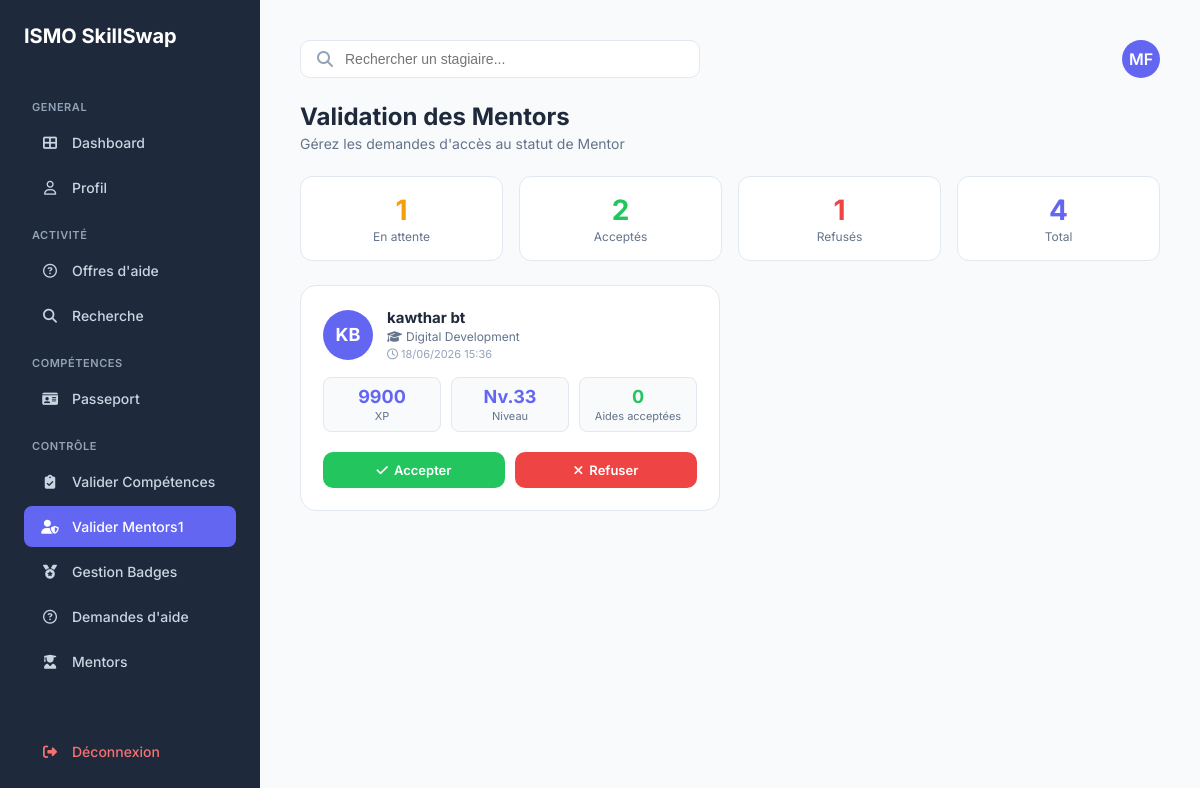
The page /validation_mentors.php (signed in) on the database its author committed.
### tables this page shows
CREATE TABLE `utilisateur` (
  `id_utilisateur` int NOT NULL,
  `nom_uti` varchar(50) DEFAULT NULL,
  `prenom_uti` varchar(50) DEFAULT NULL,
  `email_uti` varchar(100) DEFAULT NULL,
  `pwd_uti` varchar(255) DEFAULT NULL,
  `role` enum('stagiaire','formateur','admin') DEFAULT NULL,
  `photo` varchar(255) DEFAULT 'default.png',
  `is_verified` tinyint(1) DEFAULT '0'
);

CREATE TABLE `demande_mentorat` (
  `id_demande_m` int NOT NULL,
  `id_stagiaire` int NOT NULL,
  `statut` enum('en_attente','valide','refuse') NOT NULL DEFAULT 'en_attente',
  `date_demande` timestamp NULL DEFAULT CURRENT_TIMESTAMP,
  `message_demande` varchar(200) NOT NULL
);

CREATE TABLE `stagiaire` (
  `id_utilisateur` int NOT NULL,
  `cef` varchar(50) DEFAULT NULL,
  `filiere` varchar(50) DEFAULT NULL,
  `score_global` int DEFAULT '0',
  `disponibilite` tinyint(1) DEFAULT '1',
  `id_passeport` int DEFAULT NULL
);

### validation_mentors.php (the view, shortened to what this page needs)
<?php
require_once 'config.php';
$statMentorsPend= $pdo->query("SELECT COUNT(*) FROM demande_mentorat WHERE statut = 'en_attente' AND (message_demande IS NULL OR message_demande = '')")->fetchColumn();
$userId = $_SESSION['user_id'];
$user_role = $_SESSION['user_role'];
$queryUser = $pdo->prepare("SELECT prenom_uti, nom_uti FROM utilisateur WHERE id_utilisateur = ?");
$queryUser->execute([$userId]);
$user     = $queryUser->fetch();
$initials = $user ? strtoupper(substr($user['prenom_uti'], 0, 1) . substr($user['nom_uti'], 0, 1)) : "FR";
$stmtStats = $pdo->query("SELECT statut, COUNT(*) as nb FROM demande_mentorat WHERE message_demande IS NULL OR message_demande = '' GROUP BY statut");
$stats_raw = $stmtStats->fetchAll(PDO::FETCH_ASSOC);
$stats = ['en_attente' => 0, 'valide' => 0, 'refuse' => 0];
foreach ($stats_raw as $s) { $stats[$s['statut']] = $s['nb']; }
$queryRequests = $pdo->query(
    "SELECT
        d.id_demande_m,
        d.message_demande,
        d.date_demande,
        u.id_utilisateur,
        u.nom_uti,
        u.prenom_uti,
        s.score_global,
        s.filiere,
        (SELECT COUNT(*) FROM reponses_aide r WHERE r.id_aidant = u.id_utilisateur AND r.statut = 'accepte') AS total_aides
     FROM demande_mentorat d
     INNER JOIN utilisateur u ON d.id_stagiaire = u.id_utilisateur
     INNER JOIN stagiaire   s ON u.id_utilisateur = s.id_utilisateur
     WHERE d.statut = 'en_attente' AND (d.message_demande IS NULL OR d.message_demande = '')
     ORDER BY d.date_demande ASC"
);
$mentor_requests = $queryRequests->fetchAll(PDO::FETCH_ASSOC);
$dashboard_link = "dashboard.php";
if ($user_role === 'formateur')                                    { $dashboard_link = "dashboard_formateur.php"; }
elseif (in_array($user_role, ['administrateur', 'admin']))         { $dashboard_link = "dashboard_admin.php"; }
?>
<!DOCTYPE html>
<html lang="fr">
<head>
    <link rel="stylesheet" href="https://cdnjs.cloudflare.com/ajax/libs/font-awesome/6.4.0/css/all.min.css">
</head>
<body>
<aside class="sidebar">
    <h1>ISMO SkillSwap</h1>
    <p class="menu-title">GENERAL</p>
    <nav>
        <a href="<?php echo $dashboard_link; ?>" class="menu-item"><i class="fas fa-th-large"></i> <span>Dashboard</span></a>
        <a href="profil.php" class="menu-item "><i class="far fa-user"></i> <span>Profil</span></a>
        <?php if (in_array($user_role, ['stagiaire', 'formateur'])): ?>
        <p class="menu-title">ACTIVITÉ</p>
        <a href="demandes_aide.php" class="menu-item"><i class="far fa-question-circle"></i>
            <span><?php echo $user_role === 'formateur' ? "Offres d'aide" : "Demandes d'aide"; ?></span>
        </a>
        <a href="recherche.php" class="menu-item"><i class="fas fa-search"></i> <span>Recherche</span></a>
        <p class="menu-title">COMPÉTENCES</p>
        <a href="passport.php"   class="menu-item"><i class="fas fa-id-card"></i> <span>Passeport</span></a>
        <?php endif; ?>
        <?php if (in_array($user_role, ['admin', 'formateur'])): ?>
        <p class="menu-title">CONTRÔLE</p>
        <a href="validation_competence.php" class="menu-item"><i class="fas fa-clipboard-check"></i> <span>Valider Compétences</span>
        </a>
        <a href="validation_mentors.php"    class="menu-item active"><i class="fas fa-user-shield"></i>     <span>Valider Mentors </span>
            <?php if ($statMentorsPend > 0): ?><span class="notif-dot"><?php echo $statMentorsPend; ?></span><?php endif; ?>
        </a>        <a href="gestion_badges.php" class="menu-item"><i class="fas fa-medal"></i>            <span>Gestion Badges</span></a>
        <a href="demandes_aide.php"  class="menu-item"><i class="far fa-question-circle"></i>  <span>Demandes d'aide</span></a>
        <a href="Mentors.php" class="menu-item"><i class="fas fa-user-graduate"></i>    <span>Mentors</span></a>
        <?php endif; ?>
    </nav>
    <div style="margin-top:auto;">
        <a href="logout.php" class="menu-item" style="color:#f87171;"><i class="fas fa-sign-out-alt"></i> <span>Déconnexion</span></a>
    </div>
</aside>
<main class="main">
    <header>
        <div class="search-box">
            <i class="fas fa-search" style="color:#94a3b8;"></i>
            <input type="text" id="searchInput" placeholder="Rechercher un stagiaire...">
        </div>
        <a href="profil.php" class="avatar-top"><?php echo $initials; ?></a>
    </header>
    <div>
        <h1 class="page-title">Validation des Mentors</h1>
        <p class="page-sub">Gérez les demandes d'accès au statut de Mentor</p>
    </div>
    <div class="stats-bar">
        <div class="stat-box">
            <div class="stat-num pending"><?php echo $stats['en_attente']; ?></div>
            <div class="stat-label">En attente</div>
        </div>
        <div class="stat-box">
            <div class="stat-num valide"><?php echo $stats['valide']; ?></div>
            <div class="stat-label">Acceptés</div>
        </div>
        <div class="stat-box">
            <div class="stat-num refuse"><?php echo $stats['refuse']; ?></div>
            <div class="stat-label">Refusés</div>
        </div>
        <div class="stat-box">
            <div class="stat-num" style="color:var(--primary);"><?php echo array_sum($stats); ?></div>
            <div class="stat-label">Total</div>
        </div>
    </div>
    <?php if (empty($mentor_requests)): ?>
        <div class="empty-state">
            <i class="fas fa-user-graduate"></i>
            <p>Aucune demande de Mentor en attente pour le moment.</p>
        </div>
    <?php else: ?>
    <div class="cards-grid" id="cardsContainer">
        <?php foreach ($mentor_requests as $req):
            $mInitials = strtoupper(substr($req['prenom_uti'], 0, 1) . substr($req['nom_uti'], 0, 1));
            $level     = max(1, floor(($req['score_global'] ?? 0) / 300));
        ?>
        <div class="request-card" data-name="<?php echo strtolower($req['prenom_uti'] . ' ' . $req['nom_uti']); ?>">
            <div class="card-top">
                <div class="avatar-lg"><?php echo $mInitials; ?></div>
                <div>
                    <div class="stag-name"><?php echo htmlspecialchars($req['prenom_uti'] . ' ' . $req['nom_uti']); ?></div>
                    <div class="stag-filiere"><i class="fas fa-graduation-cap" style="margin-right:4px;"></i><?php echo htmlspecialchars($req['filiere'] ?? ''); ?></div>
                    <?php if (!empty($req['date_demande'])): ?>
                        <div class="stag-date"><i class="far fa-clock" style="margin-right:3px;"></i><?php echo date('d/m/Y H:i', strtotime($req['date_demande'])); ?></div>
                    <?php endif; ?>
                </div>
            </div>
            <div class="card-stats">
                <div class="mini-stat">
                    <div class="mini-stat-num"><?php echo $req['score_global'] ?? 0; ?></div>
                    <div class="mini-stat-label">XP</div>
                </div>
                <div class="mini-stat">
                    <div class="mini-stat-num">Nv.<?php echo $level; ?></div>
                    <div class="mini-stat-label">Niveau</div>
                </div>
                <div class="mini-stat">
                    <div class="mini-stat-num" style="color:var(--green);"><?php echo $req['total_aides']; ?></div>
                    <div class="mini-stat-label">Aides acceptées</div>
                </div>
            </div>
            <div class="card-actions">
                <a href="validation_mentors.php?action=accepter&id_demande=<?php echo $req['id_demande_m']; ?>"
                   class="btn-accept"
                   onclick="return confirm('Accepter <?php echo addslashes($req['prenom_uti']); ?> comme Mentor ?')">
                    <i class="fas fa-check"></i> Accepter
                </a>
                <a href="validation_mentors.php?action=refuser&id_demande=<?php echo $req['id_demande_m']; ?>"
                   class="btn-refuse"
                   onclick="return confirm('Refuser cette demande ?')">
                    <i class="fas fa-times"></i> Refuser
                </a>
            </div>
        </div>
        <?php endforeach; ?>
    </div>
    <?php endif; ?>
</main>
</body>
</html>

### validation_mentors.php (style rules this page uses)
:root { --sidebar-bg: #1e293b; --primary: #6366f1; --primary-hover: #4f46e5; --main-bg: #f8fafc; --border: #e2e8f0; --text-main: #1e293b; --text-muted: #64748b; --green: #22c55e; --red: #ef4444; --yellow: #f59e0b; }
* { box-sizing: border-box; margin: 0; padding: 0; }
body { display: flex; background: var(--main-bg); font-family: 'Inter', sans-serif; min-height: 100vh; color: var(--text-main); }
.sidebar { width: 260px; background: var(--sidebar-bg); color: white; padding: 24px; display: flex; flex-direction: column; flex-shrink: 0; }
.sidebar h1 { font-size: 20px; font-weight: 700; margin-bottom: 32px; }
.menu-title { font-size: 11px; color: #94a3b8; text-transform: uppercase; letter-spacing: .05em; margin: 20px 0 8px 8px; font-weight: 600; }
.menu-item { display: flex; align-items: center; text-decoration: none; color: #cbd5e1; padding: 12px 16px; border-radius: 8px; margin-bottom: 4px; font-size: 14px; font-weight: 500; }
.menu-item i { margin-right: 12px; width: 20px; text-align: center; }
.menu-item:hover, .menu-item.active { background: var(--primary); color: white; }
.main { flex: 1; padding: 40px; display: flex; flex-direction: column; gap: 24px; overflow-y: auto; }
header { display: flex; justify-content: space-between; align-items: center; gap: 20px; }
.search-box { background: white; padding: 10px 16px; border-radius: 10px; border: 1px solid var(--border); flex: 1; max-width: 400px; display: flex; align-items: center; }
.search-box input { border: none; outline: none; margin-left: 12px; width: 100%; font-size: 14px; }
.avatar-top { width: 38px; height: 38px; background: var(--primary); color: white; border-radius: 50%; display: flex; align-items: center; justify-content: center; font-weight: 600; text-decoration: none; }
.page-title { font-size: 24px; font-weight: 700; }
.page-sub { color: var(--text-muted); font-size: 14px; margin-top: 4px; }
.stats-bar { display: flex; gap: 16px; flex-wrap: wrap; }
.stat-box { background: white; border: 1px solid var(--border); border-radius: 12px; padding: 16px 22px; flex: 1; min-width: 110px; text-align: center; }
.stat-num { font-size: 28px; font-weight: 700; }
.stat-label { font-size: 12px; color: var(--text-muted); margin-top: 2px; }
.stat-num.pending { color: var(--yellow); }
.stat-num.valide { color: var(--green); }
.stat-num.refuse { color: var(--red); }
.cards-grid { display: grid; grid-template-columns: repeat(auto-fill, minmax(360px, 1fr)); gap: 20px; }
.request-card { background: white; border-radius: 16px; border: 1px solid var(--border); padding: 22px; display: flex; flex-direction: column; gap: 16px; transition: box-shadow 0.2s; }
.card-top { display: flex; align-items: center; gap: 14px; }
.avatar-lg { width: 50px; height: 50px; border-radius: 50%; background: var(--primary); color: white; display: flex; align-items: center; justify-content: center; font-size: 18px; font-weight: 700; flex-shrink: 0; }
.stag-name { font-size: 15px; font-weight: 700; }
.stag-filiere { font-size: 12px; color: var(--text-muted); margin-top: 2px; }
.stag-date { font-size: 11px; color: #94a3b8; margin-top: 3px; }
.card-stats { display: flex; gap: 10px; flex-wrap: wrap; }
.mini-stat { background: #f8fafc; border: 1px solid var(--border); border-radius: 8px; padding: 8px 14px; text-align: center; flex: 1; min-width: 80px; }
.mini-stat-num { font-size: 18px; font-weight: 700; color: var(--primary); }
.mini-stat-label { font-size: 11px; color: var(--text-muted); margin-top: 2px; }
.card-actions { display: flex; gap: 10px; padding-top: 4px; }
.btn-accept { flex: 1; background: var(--green); color: white; border: none; padding: 10px; border-radius: 10px; font-size: 13px; font-weight: 600; cursor: pointer; display: flex; align-items: center; justify-content: center; gap: 6px; text-decoration: none; }
.btn-refuse { flex: 1; background: var(--red); color: white; border: none; padding: 10px; border-radius: 10px; font-size: 13px; font-weight: 600; cursor: pointer; display: flex; align-items: center; justify-content: center; gap: 6px; text-decoration: none; }

### rows shown on the page
utilisateur: initials "MF"
demande_mentorat: id_stagiaire.nom_uti "KB", id_stagiaire.nom_uti "kawthar bt", stagiaire.filiere "Digital Development", date_demande "18/06/2026 15:36", stagiaire.score_global "9900", stagiaire.score_global "33", total_aides "0"

### other values the page prints
$statMentorsPend "1"
$stats['en_attente'] "1"
$stats['valide'] "2"
$stats['refuse'] "1"
array_sum($stats) "4"
